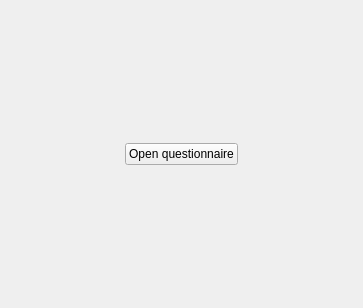
<?xml version="1.0" encoding="UTF-8"?>
<ui version="4.0">
 <class>MainWindow</class>
 <widget class="QMainWindow" name="MainWindow">
  <property name="geometry">
   <rect>
    <x>0</x>
    <y>0</y>
    <width>363</width>
    <height>308</height>
   </rect>
  </property>
  <property name="windowTitle">
   <string>QWizard-Example</string>
  </property>
  <widget class="QWidget" name="centralwidget">
   <layout class="QGridLayout" name="gridLayout">
    <item row="0" column="1">
     <spacer name="verticalSpacer">
      <property name="orientation">
       <enum>Qt::Vertical</enum>
      </property>
      <property name="sizeHint" stdset="0">
       <size>
        <width>20</width>
        <height>59</height>
       </size>
      </property>
     </spacer>
    </item>
    <item row="1" column="0">
     <spacer name="horizontalSpacer">
      <property name="orientation">
       <enum>Qt::Horizontal</enum>
      </property>
      <property name="sizeHint" stdset="0">
       <size>
        <width>88</width>
        <height>20</height>
       </size>
      </property>
     </spacer>
    </item>
    <item row="1" column="1" colspan="2">
     <layout class="QVBoxLayout" name="verticalLayout">
      <item>
       <widget class="QPushButton" name="questionnaireButton">
        <property name="text">
         <string>Open questionnaire</string>
        </property>
       </widget>
      </item>
     </layout>
    </item>
    <item row="1" column="3">
     <spacer name="horizontalSpacer_2">
      <property name="orientation">
       <enum>Qt::Horizontal</enum>
      </property>
      <property name="sizeHint" stdset="0">
       <size>
        <width>87</width>
        <height>20</height>
       </size>
      </property>
     </spacer>
    </item>
    <item row="2" column="2">
     <spacer name="verticalSpacer_2">
      <property name="orientation">
       <enum>Qt::Vertical</enum>
      </property>
      <property name="sizeHint" stdset="0">
       <size>
        <width>20</width>
        <height>59</height>
       </size>
      </property>
     </spacer>
    </item>
   </layout>
  </widget>
 </widget>
 <resources/>
 <connections/>
</ui>
